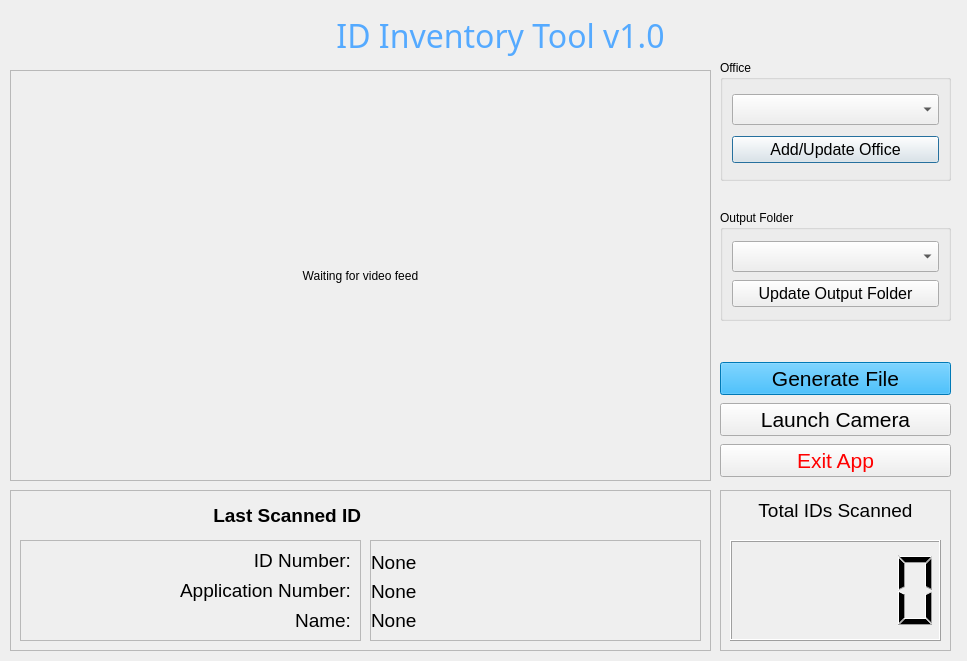
<?xml version="1.0" encoding="UTF-8"?>
<ui version="4.0">
 <class>Dialog</class>
 <widget class="QDialog" name="Dialog">
  <property name="geometry">
   <rect>
    <x>0</x>
    <y>0</y>
    <width>967</width>
    <height>661</height>
   </rect>
  </property>
  <property name="windowTitle">
   <string>Dialog</string>
  </property>
  <widget class="QLabel" name="label">
   <property name="geometry">
    <rect>
     <x>10</x>
     <y>10</y>
     <width>981</width>
     <height>51</height>
    </rect>
   </property>
   <property name="font">
    <font>
     <family>Bauhaus 93</family>
     <pointsize>24</pointsize>
    </font>
   </property>
   <property name="styleSheet">
    <string notr="true">color: rgb(85, 170, 255);</string>
   </property>
   <property name="text">
    <string>ID Inventory Tool v1.0</string>
   </property>
   <property name="alignment">
    <set>Qt::AlignCenter</set>
   </property>
  </widget>
  <widget class="QFrame" name="video_frame">
   <property name="geometry">
    <rect>
     <x>10</x>
     <y>70</y>
     <width>701</width>
     <height>411</height>
    </rect>
   </property>
   <property name="frameShape">
    <enum>QFrame::StyledPanel</enum>
   </property>
   <property name="frameShadow">
    <enum>QFrame::Raised</enum>
   </property>
   <layout class="QGridLayout" name="gridLayout_2">
    <item row="0" column="0">
     <widget class="QLabel" name="lbl_video_feed">
      <property name="text">
       <string>Waiting for video feed</string>
      </property>
      <property name="alignment">
       <set>Qt::AlignCenter</set>
      </property>
     </widget>
    </item>
   </layout>
  </widget>
  <widget class="QFrame" name="frame_4">
   <property name="geometry">
    <rect>
     <x>10</x>
     <y>490</y>
     <width>701</width>
     <height>161</height>
    </rect>
   </property>
   <property name="frameShape">
    <enum>QFrame::StyledPanel</enum>
   </property>
   <property name="frameShadow">
    <enum>QFrame::Raised</enum>
   </property>
   <widget class="QLabel" name="label_2">
    <property name="geometry">
     <rect>
      <x>10</x>
      <y>10</y>
      <width>341</width>
      <height>31</height>
     </rect>
    </property>
    <property name="font">
     <font>
      <pointsize>14</pointsize>
      <weight>75</weight>
      <bold>true</bold>
     </font>
    </property>
    <property name="text">
     <string>Last Scanned ID</string>
    </property>
    <property name="alignment">
     <set>Qt::AlignRight|Qt::AlignTrailing|Qt::AlignVCenter</set>
    </property>
   </widget>
   <widget class="QFrame" name="frame_2">
    <property name="geometry">
     <rect>
      <x>360</x>
      <y>50</y>
      <width>331</width>
      <height>101</height>
     </rect>
    </property>
    <property name="frameShape">
     <enum>QFrame::StyledPanel</enum>
    </property>
    <property name="frameShadow">
     <enum>QFrame::Raised</enum>
    </property>
    <widget class="QLabel" name="lbl_name">
     <property name="geometry">
      <rect>
       <x>1</x>
       <y>69</y>
       <width>361</width>
       <height>23</height>
      </rect>
     </property>
     <property name="font">
      <font>
       <pointsize>14</pointsize>
      </font>
     </property>
     <property name="text">
      <string>None</string>
     </property>
    </widget>
    <widget class="QLabel" name="lbl_id_number">
     <property name="geometry">
      <rect>
       <x>1</x>
       <y>11</y>
       <width>361</width>
       <height>23</height>
      </rect>
     </property>
     <property name="font">
      <font>
       <pointsize>14</pointsize>
      </font>
     </property>
     <property name="text">
      <string>None</string>
     </property>
     <property name="scaledContents">
      <bool>false</bool>
     </property>
    </widget>
    <widget class="QLabel" name="lbl_application_number">
     <property name="geometry">
      <rect>
       <x>1</x>
       <y>40</y>
       <width>361</width>
       <height>23</height>
      </rect>
     </property>
     <property name="font">
      <font>
       <pointsize>14</pointsize>
      </font>
     </property>
     <property name="text">
      <string>None</string>
     </property>
    </widget>
   </widget>
   <widget class="QFrame" name="frame">
    <property name="geometry">
     <rect>
      <x>10</x>
      <y>50</y>
      <width>341</width>
      <height>101</height>
     </rect>
    </property>
    <property name="frameShape">
     <enum>QFrame::StyledPanel</enum>
    </property>
    <property name="frameShadow">
     <enum>QFrame::Raised</enum>
    </property>
    <widget class="QLabel" name="label_5">
     <property name="geometry">
      <rect>
       <x>10</x>
       <y>70</y>
       <width>321</width>
       <height>21</height>
      </rect>
     </property>
     <property name="font">
      <font>
       <pointsize>14</pointsize>
      </font>
     </property>
     <property name="text">
      <string>Name:</string>
     </property>
     <property name="alignment">
      <set>Qt::AlignRight|Qt::AlignTrailing|Qt::AlignVCenter</set>
     </property>
    </widget>
    <widget class="QLabel" name="label_3">
     <property name="geometry">
      <rect>
       <x>10</x>
       <y>10</y>
       <width>321</width>
       <height>21</height>
      </rect>
     </property>
     <property name="font">
      <font>
       <pointsize>14</pointsize>
      </font>
     </property>
     <property name="text">
      <string>ID Number:</string>
     </property>
     <property name="alignment">
      <set>Qt::AlignRight|Qt::AlignTrailing|Qt::AlignVCenter</set>
     </property>
    </widget>
    <widget class="QLabel" name="label_4">
     <property name="geometry">
      <rect>
       <x>10</x>
       <y>40</y>
       <width>321</width>
       <height>21</height>
      </rect>
     </property>
     <property name="font">
      <font>
       <pointsize>14</pointsize>
      </font>
     </property>
     <property name="text">
      <string>Application Number:</string>
     </property>
     <property name="alignment">
      <set>Qt::AlignRight|Qt::AlignTrailing|Qt::AlignVCenter</set>
     </property>
    </widget>
   </widget>
  </widget>
  <widget class="QGroupBox" name="groupBox_3">
   <property name="geometry">
    <rect>
     <x>720</x>
     <y>60</y>
     <width>231</width>
     <height>121</height>
    </rect>
   </property>
   <property name="title">
    <string>Office</string>
   </property>
   <layout class="QVBoxLayout" name="verticalLayout_3">
    <item>
     <widget class="QComboBox" name="cbx_office">
      <property name="font">
       <font>
        <pointsize>14</pointsize>
       </font>
      </property>
      <property name="editable">
       <bool>false</bool>
      </property>
      <property name="insertPolicy">
       <enum>QComboBox::InsertAlphabetically</enum>
      </property>
     </widget>
    </item>
    <item>
     <widget class="QPushButton" name="btn_update_office">
      <property name="font">
       <font>
        <pointsize>12</pointsize>
       </font>
      </property>
      <property name="text">
       <string>Add/Update Office</string>
      </property>
     </widget>
    </item>
   </layout>
  </widget>
  <widget class="QGroupBox" name="groupBox_4">
   <property name="geometry">
    <rect>
     <x>720</x>
     <y>210</y>
     <width>231</width>
     <height>111</height>
    </rect>
   </property>
   <property name="title">
    <string>Output Folder</string>
   </property>
   <layout class="QVBoxLayout" name="verticalLayout_4">
    <item>
     <widget class="QComboBox" name="cbx_location">
      <property name="font">
       <font>
        <pointsize>14</pointsize>
       </font>
      </property>
      <property name="editable">
       <bool>false</bool>
      </property>
      <property name="insertPolicy">
       <enum>QComboBox::InsertAlphabetically</enum>
      </property>
     </widget>
    </item>
    <item>
     <widget class="QPushButton" name="btn_update_location">
      <property name="font">
       <font>
        <pointsize>12</pointsize>
       </font>
      </property>
      <property name="text">
       <string>Update Output Folder</string>
      </property>
     </widget>
    </item>
   </layout>
  </widget>
  <widget class="QFrame" name="frame_3">
   <property name="geometry">
    <rect>
     <x>720</x>
     <y>490</y>
     <width>231</width>
     <height>161</height>
    </rect>
   </property>
   <property name="frameShape">
    <enum>QFrame::StyledPanel</enum>
   </property>
   <property name="frameShadow">
    <enum>QFrame::Raised</enum>
   </property>
   <widget class="QLCDNumber" name="lcd_total_scanned">
    <property name="geometry">
     <rect>
      <x>10</x>
      <y>50</y>
      <width>211</width>
      <height>101</height>
     </rect>
    </property>
    <property name="font">
     <font>
      <pointsize>8</pointsize>
     </font>
    </property>
   </widget>
   <widget class="QLabel" name="label_6">
    <property name="geometry">
     <rect>
      <x>10</x>
      <y>10</y>
      <width>211</width>
      <height>21</height>
     </rect>
    </property>
    <property name="font">
     <font>
      <pointsize>14</pointsize>
      <weight>50</weight>
      <bold>false</bold>
     </font>
    </property>
    <property name="text">
     <string>Total IDs Scanned</string>
    </property>
    <property name="alignment">
     <set>Qt::AlignCenter</set>
    </property>
   </widget>
  </widget>
  <widget class="QWidget" name="layoutWidget">
   <property name="geometry">
    <rect>
     <x>720</x>
     <y>360</y>
     <width>231</width>
     <height>121</height>
    </rect>
   </property>
   <layout class="QGridLayout" name="gridLayout">
    <item row="1" column="0">
     <widget class="QPushButton" name="btn_launch_camera">
      <property name="font">
       <font>
        <pointsize>16</pointsize>
       </font>
      </property>
      <property name="styleSheet">
       <string notr="true"/>
      </property>
      <property name="text">
       <string>Launch Camera</string>
      </property>
     </widget>
    </item>
    <item row="0" column="0">
     <widget class="QPushButton" name="btn_generate_file">
      <property name="font">
       <font>
        <pointsize>16</pointsize>
       </font>
      </property>
      <property name="styleSheet">
       <string notr="true">background-color: rgb(0, 170, 255);</string>
      </property>
      <property name="text">
       <string>Generate File</string>
      </property>
     </widget>
    </item>
    <item row="2" column="0">
     <widget class="QPushButton" name="btn_exit">
      <property name="font">
       <font>
        <pointsize>16</pointsize>
       </font>
      </property>
      <property name="styleSheet">
       <string notr="true">color: rgb(255, 0, 0);</string>
      </property>
      <property name="text">
       <string>Exit App</string>
      </property>
     </widget>
    </item>
   </layout>
  </widget>
 </widget>
 <resources/>
 <connections/>
</ui>
